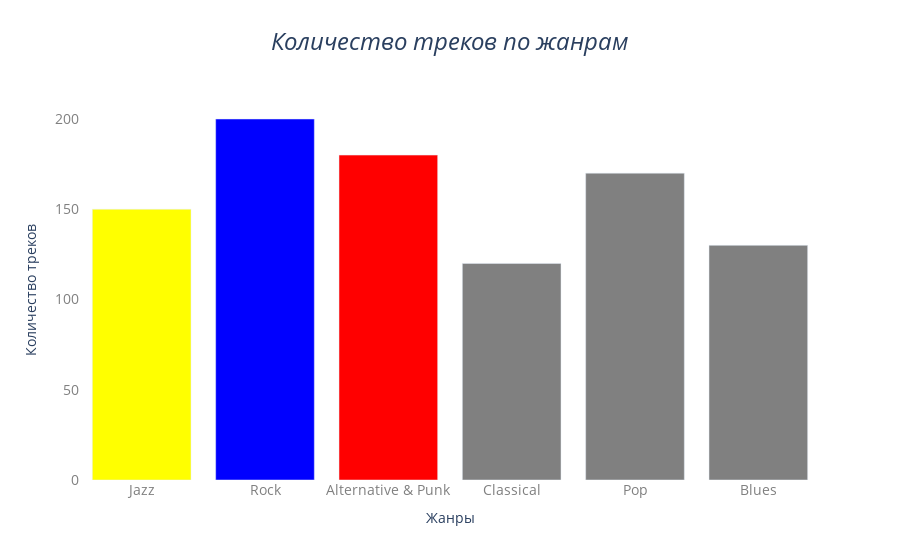

Source (notebook cell):
### Code cell
import plotly.graph_objects as go

data = {
    "genre_name": ["Jazz", "Rock", "Alternative & Punk", "Classical", "Pop", "Blues"],
    "track_count": [150, 200, 180, 120, 170, 130]
}

df = pd.DataFrame(data)

bar_colors = []
for genre in df["genre_name"]:
    if genre == "Jazz":
        bar_colors.append("yellow")
    elif genre == "Rock":
        bar_colors.append("blue")
    elif genre == "Alternative & Punk":
        bar_colors.append("red")
    else:
        bar_colors.append("gray")

fig = go.Figure()

fig.add_trace(go.Bar(
    x=df["genre_name"],
    y=df["track_count"],
    marker=dict(color=bar_colors),
    showlegend=False
))

fig.update_layout(
    title=dict(
        text="<i>Количество треков по жанрам</i>", 
        font=dict(size=24),
        x=0.5
    ),
    xaxis=dict(
        title="Жанры",
        tickfont=dict(size=14, color="gray")
    ),
    yaxis=dict(
        title="Количество треков",
        tickfont=dict(size=14, color="gray")
    ),
    plot_bgcolor="white"
)

fig.show()

### Figure 1 — Plotly figure (JSON) as saved in the notebook; plotly's stock layout.template omitted (floating-point values rounded to 4 significant figures)
{"data": [{"marker": {"color": ["yellow", "blue", "red", "gray", "gray", "gray"]}, "showlegend": false, "type": "bar", "x": ["Jazz", "Rock", "Alternative & Punk", "Classical", "Pop", "Blues"], "y": [150, 200, 180, 120, 170, 130]}], "layout": {"plot_bgcolor": "white", "title": {"font": {"size": 24}, "text": "<i>Количество треков по жанрам</i>", "x": 0.5}, "xaxis": {"tickfont": {"color": "gray", "size": 14}, "title": {"text": "Жанры"}}, "yaxis": {"tickfont": {"color": "gray", "size": 14}, "title": {"text": "Количество треков"}}}}
